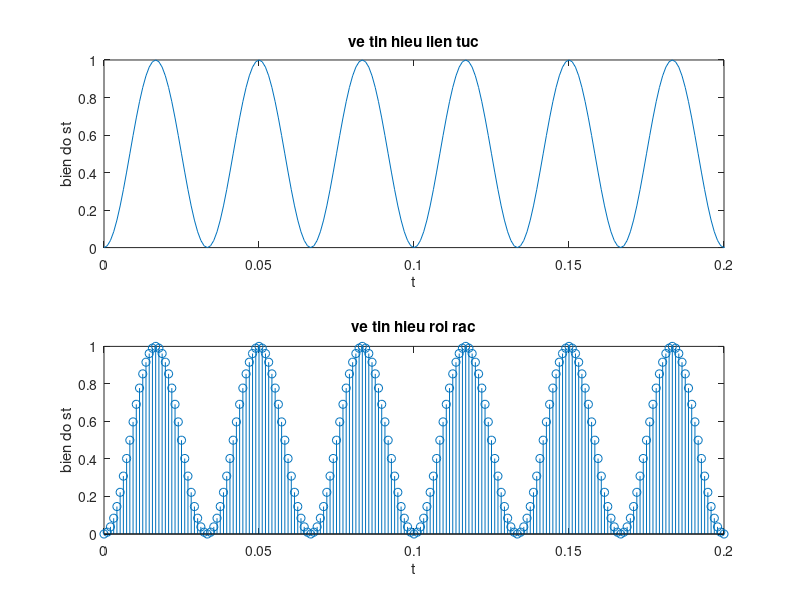

Source code (MATLAB):
t=[0:1/(60*16):10];
disp ('gia tri cua tin hieu theo thoi gian la : ')
st=sin(30*pi*t).*sin(30*pi*t);
s=sin(30*pi*t).^2;
subplot(2,1,1);
plot(t,st);
xlabel('t');
ylabel('bien do st');
axis([0 0.2 0 1])
title('ve tin hieu lien tuc');
subplot(2,1,2);
stem(t,s);
xlabel('t');
ylabel('bien do st');
title('ve tin hieu roi rac');
axis([0 0.2 0 1])